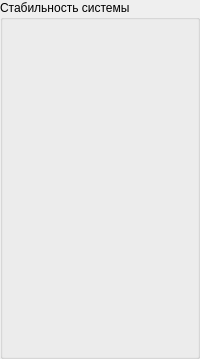
    <widget class="QGroupBox" name="stability_container">
     <property name="title">
      <string>Стабильность системы</string>
     </property>
     <layout class="QVBoxLayout" name="verticalLayout_2">
      <item>
       <widget class="InoutIntWidget" name="cycle_execution_time_mb" native="true">
        <property name="minimumSize">
         <size>
          <width>0</width>
          <height>26</height>
         </size>
        </property>
        <property name="maximumSize">
         <size>
          <width>16777215</width>
          <height>26</height>
         </size>
        </property>
       </widget>
      </item>
      <item>
       <widget class="InoutIntWidget" name="cycle_execution_time_fb" native="true">
        <property name="minimumSize">
         <size>
          <width>0</width>
          <height>26</height>
         </size>
        </property>
        <property name="maximumSize">
         <size>
          <width>16777215</width>
          <height>26</height>
         </size>
        </property>
       </widget>
      </item>
      <item>
       <widget class="InoutIntWidget" name="time_between_cycles_mb" native="true">
        <property name="minimumSize">
         <size>
          <width>0</width>
          <height>26</height>
         </size>
        </property>
        <property name="maximumSize">
         <size>
          <width>16777215</width>
          <height>26</height>
         </size>
        </property>
       </widget>
      </item>
      <item>
       <widget class="InoutIntWidget" name="time_between_cycles_fb" native="true">
        <property name="minimumSize">
         <size>
          <width>0</width>
          <height>26</height>
         </size>
        </property>
        <property name="maximumSize">
         <size>
          <width>16777215</width>
          <height>26</height>
         </size>
        </property>
       </widget>
      </item>
      <item>
       <widget class="InoutIntWidget" name="fixed_board_counter_tel" native="true">
        <property name="minimumSize">
         <size>
          <width>0</width>
          <height>26</height>
         </size>
        </property>
        <property name="maximumSize">
         <size>
          <width>16777215</width>
          <height>26</height>
         </size>
        </property>
       </widget>
      </item>
      <item>
       <widget class="InoutIntWidget" name="mobile_board_counter_tel" native="true">
        <property name="minimumSize">
         <size>
          <width>0</width>
          <height>26</height>
         </size>
        </property>
        <property name="maximumSize">
         <size>
          <width>16777215</width>
          <height>26</height>
         </size>
        </property>
       </widget>
      </item>
      <item>
       <widget class="InoutIntWidget" name="mobile_board_telemetry_per_sec" native="true">
        <property name="minimumSize">
         <size>
          <width>0</width>
          <height>26</height>
         </size>
        </property>
        <property name="maximumSize">
         <size>
          <width>16777215</width>
          <height>26</height>
         </size>
        </property>
       </widget>
      </item>
      <item>
       <widget class="InoutIntWidget" name="gsp_per_sec" native="true">
        <property name="minimumSize">
         <size>
          <width>0</width>
          <height>26</height>
         </size>
        </property>
        <property name="maximumSize">
         <size>
          <width>16777215</width>
          <height>26</height>
         </size>
        </property>
       </widget>
      </item>
      <item>
       <widget class="InoutIntWidget" name="adapter_per_sec" native="true">
        <property name="minimumSize">
         <size>
          <width>0</width>
          <height>26</height>
         </size>
        </property>
        <property name="maximumSize">
         <size>
          <width>16777215</width>
          <height>26</height>
         </size>
        </property>
       </widget>
      </item>
      <item>
       <widget class="InoutIntWidget" name="cpu_per_sec" native="true">
        <property name="minimumSize">
         <size>
          <width>0</width>
          <height>26</height>
         </size>
        </property>
        <property name="maximumSize">
         <size>
          <width>16777215</width>
          <height>26</height>
         </size>
        </property>
       </widget>
      </item>
     </layout>
    </widget>
